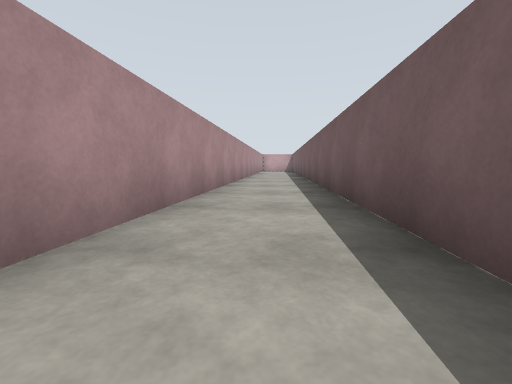
[1] (above)

13 first-person views from a walk through a world built for the Gazebo simulator. The camera is 0.94 m above the floor, tilts 6° down and sees 90° across. The floor is counted in squares, 2 m on a side. Each view is taken from the middle of a square. On the plan, view 1 faces up. The plan holds only what a view shows up to about 9 squares ahead; the rest is blank. The place goes on beyond the plan.

[2]
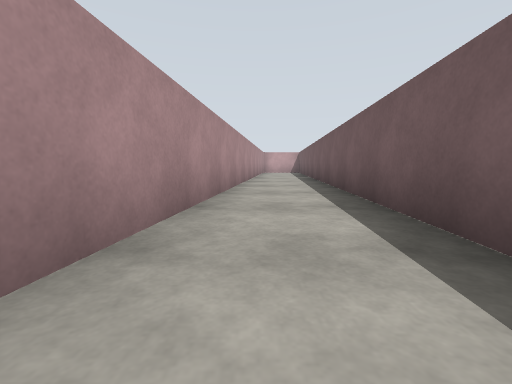

[3]
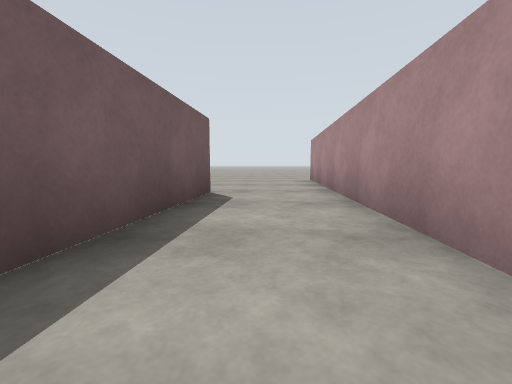

[4]
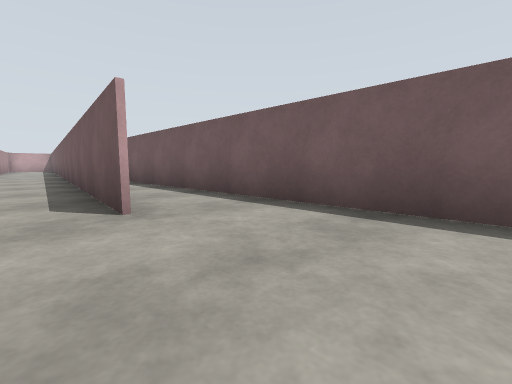

[5]
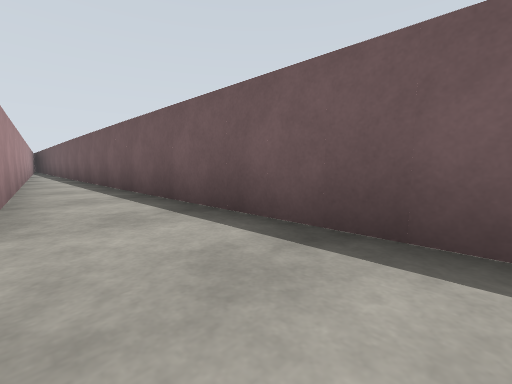

[6]
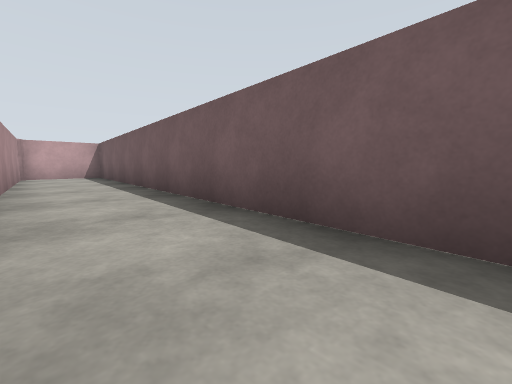

[7]
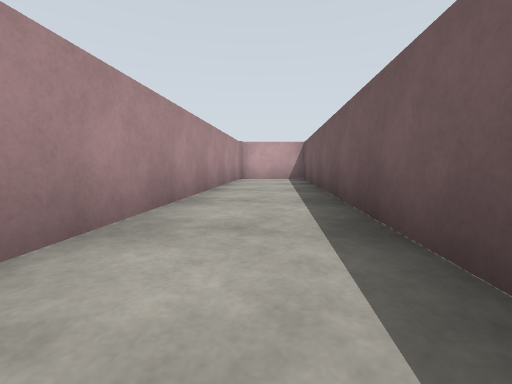

[8]
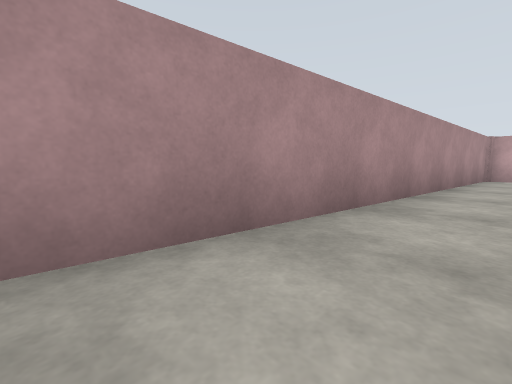

[9]
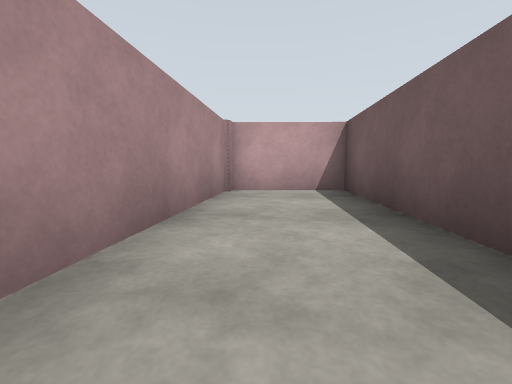

[10]
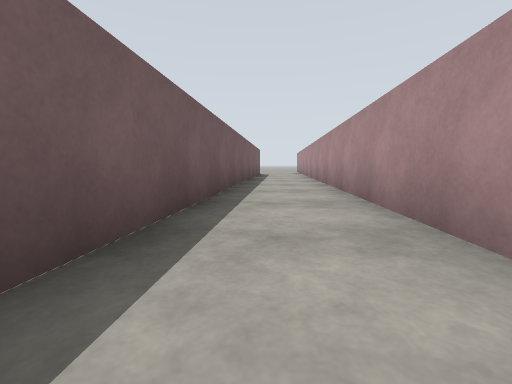

[11]
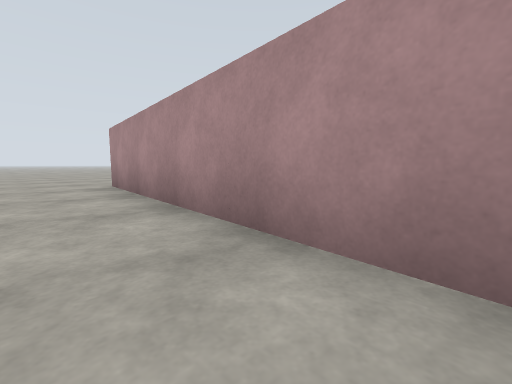

[12]
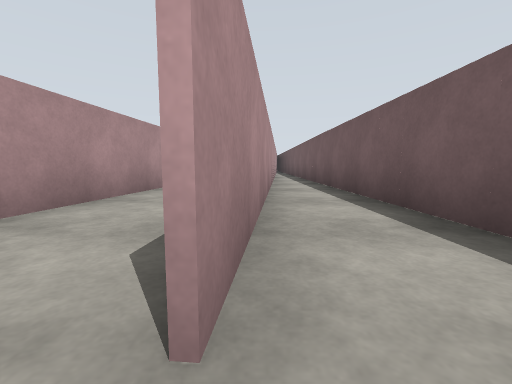

[13]
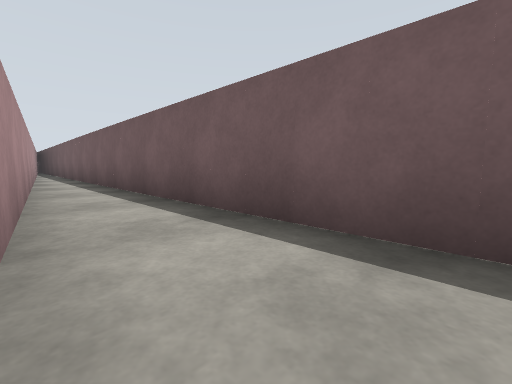

### Floor plan
Points are (right, up) in squares from view 1. A wall is a line through its corners. A room is listed if a view was taken in it or the views show most of it. See-through windows are left out.
Room 1 (views 1, 2, 3, 6, 11)
walls: (2.5, 6) (2.5, 9.2); (-0.5, 8.6) (-1.4, -1.3); (0.8, -1.5) (1.7, 8.4)
ways out: opening at (0, -1) to room 2; opening at (1, 9) to room 3
Room 2 (views 4, 5, 12, 13)
walls: (2.7, -4) (2.5, 6); (-1.4, -1.3) (-1.7, -4.5); (1.8, 9.2) (0.9, -1.5)
ways out: opening at (0, -1) to room 1
Room 3 (views 7, 8, 9, 10)
walls: (1.7, 8.4) (2.6, 18.8) (0.5, 18.8) (-0.5, 8.6)
ways out: opening at (1, 9) to room 1

Where each view was taken, in squares from view 1:
view 1: 0 up, 0 right, facing up
view 2: 3 up, 0 right, facing up
view 3: 3 up, 0 right, facing down
view 4: 4 down, 0 right, facing up-right
view 5: 4 down, 1 right, facing up-right
view 6: 8 up, 0 right, facing up-right
view 7: 10 up, 1 right, facing up
view 8: 9 up, 1 right, facing up-left
view 9: 14 up, 1 right, facing up
view 10: 12 up, 1 right, facing down
view 11: 1 up, 0 right, facing down-left
view 12: 2 down, 1 right, facing up
view 13: 2 down, 1 right, facing up-right
